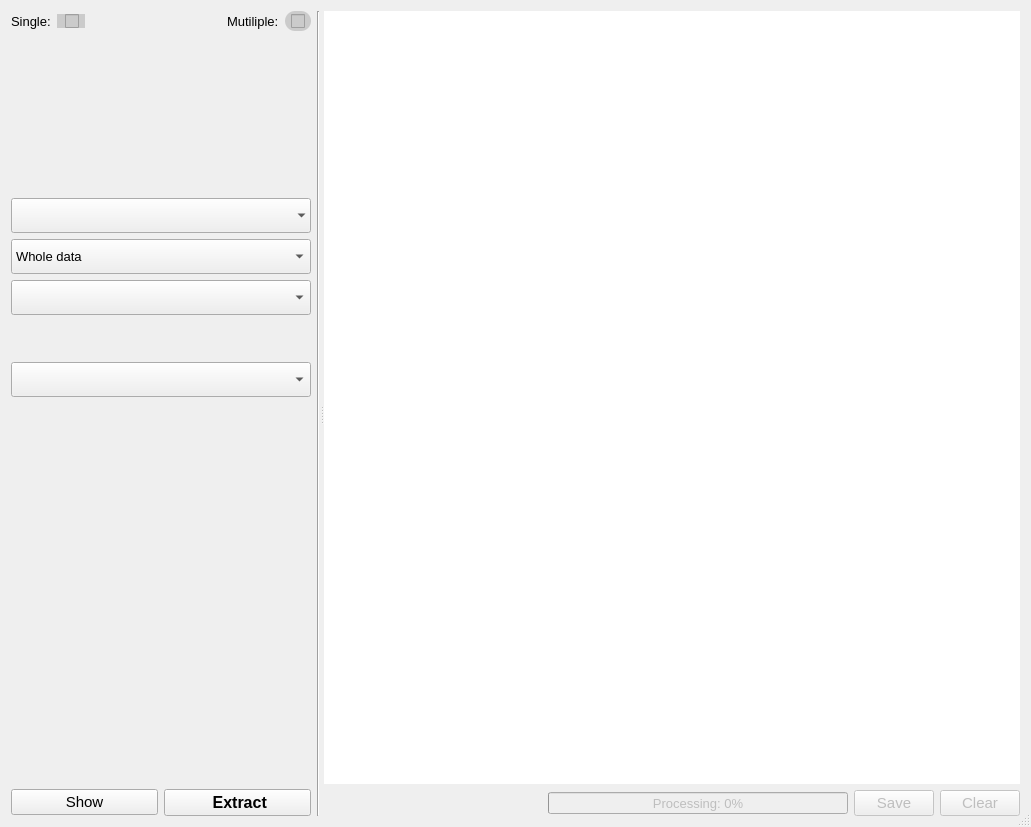
<?xml version="1.0" encoding="UTF-8"?>
<ui version="4.0">
 <class>RasterExtractorDialogBase</class>
 <widget class="QDialog" name="RasterExtractorDialogBase">
  <property name="windowModality">
   <enum>Qt::NonModal</enum>
  </property>
  <property name="geometry">
   <rect>
    <x>0</x>
    <y>0</y>
    <width>1031</width>
    <height>827</height>
   </rect>
  </property>
  <property name="minimumSize">
   <size>
    <width>1031</width>
    <height>827</height>
   </size>
  </property>
  <property name="font">
   <font>
    <pointsize>11</pointsize>
   </font>
  </property>
  <property name="windowTitle">
   <string>Extractor</string>
  </property>
  <property name="windowIcon">
   <iconset>
    <normaloff>icons/icon.svg</normaloff>icons/icon.svg</iconset>
  </property>
  <property name="sizeGripEnabled">
   <bool>true</bool>
  </property>
  <layout class="QGridLayout" name="gridLayout">
   <item row="0" column="0">
    <widget class="QSplitter" name="splitter">
     <property name="orientation">
      <enum>Qt::Horizontal</enum>
     </property>
     <widget class="QWidget" name="layoutWidget">
      <layout class="QHBoxLayout" name="horizontalLayout_7">
       <item>
        <layout class="QVBoxLayout" name="verticalLayout_5">
         <item>
          <layout class="QVBoxLayout" name="verticalLayout_4">
           <item>
            <layout class="QHBoxLayout" name="horizontalLayout_3">
             <item>
              <layout class="QHBoxLayout" name="horizontalLayout">
               <item>
                <widget class="QLabel" name="label">
                 <property name="font">
                  <font>
                   <pointsize>10</pointsize>
                  </font>
                 </property>
                 <property name="text">
                  <string>Single:</string>
                 </property>
                </widget>
               </item>
               <item>
                <widget class="QCheckBox" name="SingleRasterCheck">
                 <property name="mouseTracking">
                  <bool>false</bool>
                 </property>
                 <property name="toolTip">
                  <string>Check if the data will extraced from a single raster</string>
                 </property>
                 <property name="styleSheet">
                  <string notr="true">background-color: rgb(203, 203, 203);
border-radius: 10px 10px;
padding-left:8px</string>
                 </property>
                 <property name="text">
                  <string/>
                 </property>
                 <property name="icon">
                  <iconset>
                   <normaloff>icons/single.png</normaloff>icons/single.png</iconset>
                 </property>
                 <property name="iconSize">
                  <size>
                   <width>30</width>
                   <height>25</height>
                  </size>
                 </property>
                 <property name="checkable">
                  <bool>true</bool>
                 </property>
                 <property name="checked">
                  <bool>false</bool>
                 </property>
                 <property name="autoRepeat">
                  <bool>false</bool>
                 </property>
                 <property name="autoExclusive">
                  <bool>true</bool>
                 </property>
                 <property name="tristate">
                  <bool>false</bool>
                 </property>
                </widget>
               </item>
              </layout>
             </item>
             <item>
              <spacer name="horizontalSpacer">
               <property name="orientation">
                <enum>Qt::Horizontal</enum>
               </property>
               <property name="sizeHint" stdset="0">
                <size>
                 <width>40</width>
                 <height>20</height>
                </size>
               </property>
              </spacer>
             </item>
             <item>
              <layout class="QHBoxLayout" name="horizontalLayout_2">
               <item>
                <widget class="QLabel" name="label_2">
                 <property name="font">
                  <font>
                   <pointsize>10</pointsize>
                  </font>
                 </property>
                 <property name="text">
                  <string>Mutiliple:</string>
                 </property>
                </widget>
               </item>
               <item>
                <widget class="QCheckBox" name="MultipleRasterCheck">
                 <property name="mouseTracking">
                  <bool>false</bool>
                 </property>
                 <property name="toolTip">
                  <string>Check if the data will extracted from multtiple raster</string>
                 </property>
                 <property name="styleSheet">
                  <string notr="true">background-color: rgb(203, 203, 203);
border-radius: 10px 10px;
padding: 3px 0px 3px 6px</string>
                 </property>
                 <property name="text">
                  <string/>
                 </property>
                 <property name="icon">
                  <iconset>
                   <normaloff>icons/multiple.svg</normaloff>icons/multiple.svg</iconset>
                 </property>
                 <property name="iconSize">
                  <size>
                   <width>30</width>
                   <height>20</height>
                  </size>
                 </property>
                 <property name="checked">
                  <bool>false</bool>
                 </property>
                 <property name="autoExclusive">
                  <bool>true</bool>
                 </property>
                 <property name="tristate">
                  <bool>false</bool>
                 </property>
                </widget>
               </item>
              </layout>
             </item>
            </layout>
           </item>
           <item>
            <widget class="QgsFileWidget" name="PathToFile">
             <property name="enabled">
              <bool>false</bool>
             </property>
             <property name="minimumSize">
              <size>
               <width>300</width>
               <height>35</height>
              </size>
             </property>
             <property name="toolTip">
              <string>Relevant path to a single raster file or a folder containing multiple raster</string>
             </property>
             <property name="fileWidgetButtonVisible">
              <bool>true</bool>
             </property>
             <property name="useLink">
              <bool>false</bool>
             </property>
             <property name="fullUrl">
              <bool>false</bool>
             </property>
             <property name="dialogTitle">
              <string>Select a single raster</string>
             </property>
             <property name="filter">
              <string>GeoTIFF (*.tif;*.tiff;*.TIF;*.TIFF);; NetCDF (*.nc)</string>
             </property>
             <property name="storageMode">
              <enum>QgsFileWidget::GetDirectory</enum>
             </property>
             <property name="options">
              <set>QFileDialog::ShowDirsOnly</set>
             </property>
            </widget>
           </item>
           <item>
            <spacer name="verticalSpacer">
             <property name="orientation">
              <enum>Qt::Vertical</enum>
             </property>
             <property name="sizeHint" stdset="0">
              <size>
               <width>20</width>
               <height>78</height>
              </size>
             </property>
            </spacer>
           </item>
           <item>
            <layout class="QVBoxLayout" name="verticalLayout_2">
             <item>
              <widget class="QComboBox" name="VectorType">
               <property name="minimumSize">
                <size>
                 <width>300</width>
                 <height>35</height>
                </size>
               </property>
               <property name="font">
                <font>
                 <pointsize>10</pointsize>
                </font>
               </property>
               <property name="toolTip">
                <string>Layer type to use for the extraction</string>
               </property>
               <property name="placeholderText">
                <string>Extract by:</string>
               </property>
               <property name="frame">
                <bool>false</bool>
               </property>
               <property name="modelColumn">
                <number>0</number>
               </property>
               <item>
                <property name="text">
                 <string>Extract with:</string>
                </property>
                <property name="icon">
                 <iconset>
                  <normaloff>icons/shape.svg</normaloff>icons/shape.svg</iconset>
                </property>
               </item>
               <item>
                <property name="text">
                 <string>Line</string>
                </property>
                <property name="icon">
                 <iconset>
                  <normaloff>icons/line.svg</normaloff>icons/line.svg</iconset>
                </property>
               </item>
               <item>
                <property name="text">
                 <string>Point</string>
                </property>
                <property name="icon">
                 <iconset>
                  <normaloff>icons/point.svg</normaloff>icons/point.svg</iconset>
                </property>
               </item>
               <item>
                <property name="text">
                 <string>Polygon</string>
                </property>
                <property name="icon">
                 <iconset>
                  <normaloff>icons/polygon.svg</normaloff>icons/polygon.svg</iconset>
                </property>
               </item>
              </widget>
             </item>
             <item>
              <layout class="QVBoxLayout" name="verticalLayout">
               <item>
                <widget class="QComboBox" name="WholeOrStat">
                 <property name="minimumSize">
                  <size>
                   <width>300</width>
                   <height>35</height>
                  </size>
                 </property>
                 <property name="font">
                  <font>
                   <pointsize>10</pointsize>
                  </font>
                 </property>
                 <property name="toolTip">
                  <string>Extract whole data or apply statistics on each shape</string>
                 </property>
                 <property name="whatsThis">
                  <string>&lt;html&gt;&lt;head/&gt;&lt;body&gt;&lt;p&gt;Extact whole data or apply statistics from each shape&lt;/p&gt;&lt;/body&gt;&lt;/html&gt;</string>
                 </property>
                 <item>
                  <property name="text">
                   <string>Whole data</string>
                  </property>
                  <property name="icon">
                   <iconset>
                    <normaloff>icons/whole.svg</normaloff>icons/whole.svg</iconset>
                  </property>
                 </item>
                 <item>
                  <property name="text">
                   <string>Zonal statistics</string>
                  </property>
                  <property name="icon">
                   <iconset>
                    <normaloff>icons/zonal.svg</normaloff>icons/zonal.svg</iconset>
                  </property>
                 </item>
                </widget>
               </item>
               <item>
                <widget class="QgsCheckableComboBox" name="StatsChoice">
                 <property name="minimumSize">
                  <size>
                   <width>300</width>
                   <height>35</height>
                  </size>
                 </property>
                 <property name="font">
                  <font>
                   <pointsize>10</pointsize>
                  </font>
                 </property>
                 <property name="toolTip">
                  <string>Choose statistic to apply</string>
                 </property>
                 <property name="styleSheet">
                  <string notr="true">background-color: rgb(238, 238, 238);</string>
                 </property>
                 <property name="currentText">
                  <string/>
                 </property>
                 <property name="maxVisibleItems">
                  <number>1000</number>
                 </property>
                 <property name="placeholderText">
                  <string>Choose stats to apply</string>
                 </property>
                 <property name="frame">
                  <bool>true</bool>
                 </property>
                 <property name="separator">
                  <string/>
                 </property>
                 <item>
                  <property name="text">
                   <string>min</string>
                  </property>
                 </item>
                 <item>
                  <property name="text">
                   <string>max</string>
                  </property>
                 </item>
                 <item>
                  <property name="text">
                   <string>mean</string>
                  </property>
                 </item>
                 <item>
                  <property name="text">
                   <string>median</string>
                  </property>
                 </item>
                 <item>
                  <property name="text">
                   <string>std</string>
                  </property>
                 </item>
                 <item>
                  <property name="text">
                   <string>sum</string>
                  </property>
                 </item>
                 <item>
                  <property name="text">
                   <string>minority</string>
                  </property>
                 </item>
                 <item>
                  <property name="text">
                   <string>majority</string>
                  </property>
                 </item>
                 <item>
                  <property name="text">
                   <string>count</string>
                  </property>
                 </item>
                 <item>
                  <property name="text">
                   <string>unique</string>
                  </property>
                 </item>
                 <item>
                  <property name="text">
                   <string>range</string>
                  </property>
                 </item>
                 <item>
                  <property name="text">
                   <string>nodata</string>
                  </property>
                 </item>
                 <item>
                  <property name="text">
                   <string>nan</string>
                  </property>
                 </item>
                </widget>
               </item>
              </layout>
             </item>
            </layout>
           </item>
           <item>
            <layout class="QVBoxLayout" name="verticalLayout_3">
             <item>
              <widget class="QgsFileWidget" name="PathToVectorFile">
               <property name="enabled">
                <bool>true</bool>
               </property>
               <property name="minimumSize">
                <size>
                 <width>300</width>
                 <height>35</height>
                </size>
               </property>
               <property name="toolTip">
                <string>Shape file containing vector to use.</string>
               </property>
               <property name="fileWidgetButtonVisible">
                <bool>true</bool>
               </property>
               <property name="useLink">
                <bool>false</bool>
               </property>
               <property name="fullUrl">
                <bool>false</bool>
               </property>
               <property name="dialogTitle">
                <string>Select a vector file</string>
               </property>
               <property name="filter">
                <string>Shapefile (*.shp);;Keyhole Markup Language  (*.kml; *.kmz; *.KML; *.KMZ);; Delimited text (*.csv)</string>
               </property>
               <property name="storageMode">
                <enum>QgsFileWidget::GetFile</enum>
               </property>
               <property name="options">
                <set>QFileDialog::ShowDirsOnly</set>
               </property>
              </widget>
             </item>
             <item>
              <widget class="QComboBox" name="FieldName">
               <property name="minimumSize">
                <size>
                 <width>300</width>
                 <height>35</height>
                </size>
               </property>
               <property name="toolTip">
                <string>Attribute filed to use</string>
               </property>
              </widget>
             </item>
            </layout>
           </item>
          </layout>
         </item>
         <item>
          <spacer name="verticalSpacer_2">
           <property name="orientation">
            <enum>Qt::Vertical</enum>
           </property>
           <property name="sizeHint" stdset="0">
            <size>
             <width>20</width>
             <height>378</height>
            </size>
           </property>
          </spacer>
         </item>
         <item>
          <layout class="QHBoxLayout" name="horizontalLayout_4">
           <item>
            <widget class="QPushButton" name="AddToLayer">
             <property name="font">
              <font>
               <pointsize>11</pointsize>
              </font>
             </property>
             <property name="toolTip">
              <string>Add to QGIS Canvas</string>
             </property>
             <property name="text">
              <string>Show</string>
             </property>
             <property name="icon">
              <iconset>
               <normaloff>icons/show.svg</normaloff>icons/show.svg</iconset>
             </property>
             <property name="iconSize">
              <size>
               <width>25</width>
               <height>25</height>
              </size>
             </property>
             <property name="autoDefault">
              <bool>false</bool>
             </property>
            </widget>
           </item>
           <item>
            <widget class="QPushButton" name="Extract">
             <property name="font">
              <font>
               <pointsize>12</pointsize>
               <weight>75</weight>
               <bold>true</bold>
              </font>
             </property>
             <property name="text">
              <string> Extract</string>
             </property>
             <property name="icon">
              <iconset>
               <normaloff>icons/extraction.svg</normaloff>icons/extraction.svg</iconset>
             </property>
             <property name="autoDefault">
              <bool>false</bool>
             </property>
            </widget>
           </item>
          </layout>
         </item>
        </layout>
       </item>
       <item>
        <widget class="Line" name="line">
         <property name="orientation">
          <enum>Qt::Vertical</enum>
         </property>
        </widget>
       </item>
      </layout>
     </widget>
     <widget class="QWidget" name="layoutWidget">
      <layout class="QVBoxLayout" name="verticalLayout_6">
       <item>
        <widget class="QTableView" name="RasterTableView">
         <property name="sizePolicy">
          <sizepolicy hsizetype="Expanding" vsizetype="Expanding">
           <horstretch>0</horstretch>
           <verstretch>0</verstretch>
          </sizepolicy>
         </property>
         <property name="minimumSize">
          <size>
           <width>531</width>
           <height>751</height>
          </size>
         </property>
         <property name="sizeIncrement">
          <size>
           <width>0</width>
           <height>0</height>
          </size>
         </property>
         <property name="baseSize">
          <size>
           <width>531</width>
           <height>751</height>
          </size>
         </property>
         <property name="toolTip">
          <string>&lt;html&gt;&lt;head/&gt;&lt;body&gt;&lt;p align=&quot;center&quot;&gt;&lt;span style=&quot; font-family:'Segoe UI'; font-size:9pt;&quot;&gt;Your raster values extracted will appear here&lt;/span&gt;&lt;/p&gt;&lt;/body&gt;&lt;/html&gt;</string>
         </property>
         <property name="styleSheet">
          <string notr="true"/>
         </property>
         <property name="frameShape">
          <enum>QFrame::NoFrame</enum>
         </property>
         <property name="frameShadow">
          <enum>QFrame::Sunken</enum>
         </property>
         <property name="lineWidth">
          <number>0</number>
         </property>
         <property name="midLineWidth">
          <number>0</number>
         </property>
         <property name="verticalScrollBarPolicy">
          <enum>Qt::ScrollBarAsNeeded</enum>
         </property>
         <property name="sizeAdjustPolicy">
          <enum>QAbstractScrollArea::AdjustToContents</enum>
         </property>
         <property name="autoScroll">
          <bool>false</bool>
         </property>
         <property name="alternatingRowColors">
          <bool>true</bool>
         </property>
         <property name="selectionMode">
          <enum>QAbstractItemView::ExtendedSelection</enum>
         </property>
         <property name="textElideMode">
          <enum>Qt::ElideRight</enum>
         </property>
         <property name="verticalScrollMode">
          <enum>QAbstractItemView::ScrollPerPixel</enum>
         </property>
         <property name="horizontalScrollMode">
          <enum>QAbstractItemView::ScrollPerPixel</enum>
         </property>
         <property name="gridStyle">
          <enum>Qt::SolidLine</enum>
         </property>
         <property name="sortingEnabled">
          <bool>true</bool>
         </property>
         <property name="wordWrap">
          <bool>false</bool>
         </property>
         <property name="cornerButtonEnabled">
          <bool>true</bool>
         </property>
         <attribute name="verticalHeaderVisible">
          <bool>true</bool>
         </attribute>
         <attribute name="verticalHeaderHighlightSections">
          <bool>true</bool>
         </attribute>
        </widget>
       </item>
       <item>
        <layout class="QHBoxLayout" name="horizontalLayout_6">
         <item>
          <spacer name="horizontalSpacer_2">
           <property name="orientation">
            <enum>Qt::Horizontal</enum>
           </property>
           <property name="sizeHint" stdset="0">
            <size>
             <width>428</width>
             <height>20</height>
            </size>
           </property>
          </spacer>
         </item>
         <item>
          <widget class="QProgressBar" name="extraction_progress">
           <property name="enabled">
            <bool>false</bool>
           </property>
           <property name="minimumSize">
            <size>
             <width>300</width>
             <height>22</height>
            </size>
           </property>
           <property name="maximumSize">
            <size>
             <width>300</width>
             <height>22</height>
            </size>
           </property>
           <property name="font">
            <font>
             <pointsize>10</pointsize>
            </font>
           </property>
           <property name="styleSheet">
            <string notr="true"/>
           </property>
           <property name="value">
            <number>0</number>
           </property>
           <property name="textDirection">
            <enum>QProgressBar::BottomToTop</enum>
           </property>
           <property name="format">
            <string>Processing: %p%</string>
           </property>
          </widget>
         </item>
         <item>
          <layout class="QHBoxLayout" name="horizontalLayout_5">
           <item>
            <widget class="QPushButton" name="SaveRasterTable">
             <property name="enabled">
              <bool>false</bool>
             </property>
             <property name="font">
              <font>
               <pointsize>11</pointsize>
              </font>
             </property>
             <property name="text">
              <string>Save</string>
             </property>
             <property name="icon">
              <iconset>
               <normaloff>icons/download.svg</normaloff>icons/download.svg</iconset>
             </property>
            </widget>
           </item>
           <item>
            <widget class="QPushButton" name="ClearRasterTable">
             <property name="enabled">
              <bool>false</bool>
             </property>
             <property name="font">
              <font>
               <pointsize>11</pointsize>
              </font>
             </property>
             <property name="text">
              <string>Clear</string>
             </property>
             <property name="icon">
              <iconset>
               <normaloff>icons/clean.svg</normaloff>icons/clean.svg</iconset>
             </property>
            </widget>
           </item>
          </layout>
         </item>
        </layout>
       </item>
      </layout>
     </widget>
    </widget>
   </item>
  </layout>
 </widget>
 <customwidgets>
  <customwidget>
   <class>QgsCheckableComboBox</class>
   <extends>QComboBox</extends>
   <header>qgscheckablecombobox.h</header>
  </customwidget>
  <customwidget>
   <class>QgsFileWidget</class>
   <extends>QWidget</extends>
   <header>qgsfilewidget.h</header>
  </customwidget>
 </customwidgets>
 <resources/>
 <connections/>
</ui>
